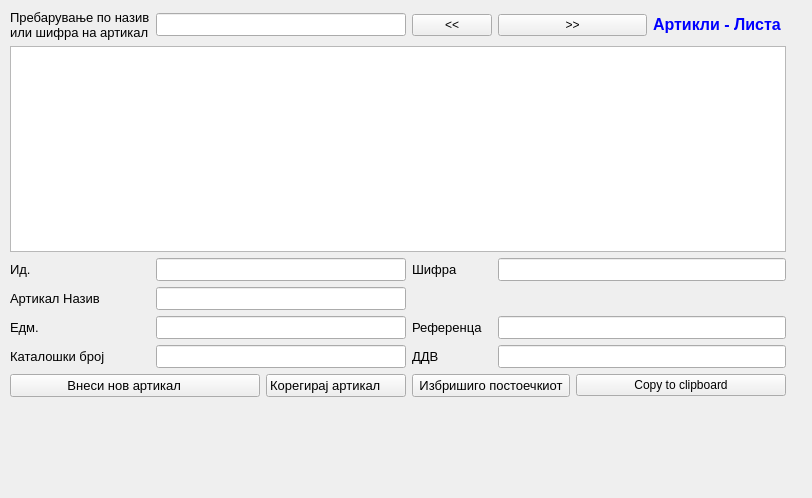
<?xml version="1.0" encoding="UTF-8"?>
<ui version="4.0">
 <class>ArtikliLista</class>
 <widget class="QWidget" name="ArtikliLista">
  <property name="geometry">
   <rect>
    <x>0</x>
    <y>0</y>
    <width>812</width>
    <height>498</height>
   </rect>
  </property>
  <property name="windowTitle">
   <string>Form</string>
  </property>
  <widget class="QWidget" name="layoutWidget">
   <property name="geometry">
    <rect>
     <x>10</x>
     <y>10</y>
     <width>776</width>
     <height>387</height>
    </rect>
   </property>
   <property name="minimumSize">
    <size>
     <width>250</width>
     <height>0</height>
    </size>
   </property>
   <layout class="QGridLayout" name="gridLayout">
    <item row="0" column="0">
     <widget class="QLabel" name="label">
      <property name="font">
       <font>
        <pointsize>10</pointsize>
       </font>
      </property>
      <property name="text">
       <string>Пребарување по назив 
или шифра на артикал</string>
      </property>
     </widget>
    </item>
    <item row="0" column="1" colspan="2">
     <widget class="QLineEdit" name="LE_prebaraj">
      <property name="minimumSize">
       <size>
        <width>250</width>
        <height>0</height>
       </size>
      </property>
      <property name="font">
       <font>
        <pointsize>10</pointsize>
       </font>
      </property>
     </widget>
    </item>
    <item row="0" column="3">
     <widget class="QPushButton" name="pushButton_5">
      <property name="text">
       <string>&lt;&lt;</string>
      </property>
     </widget>
    </item>
    <item row="0" column="4" colspan="2">
     <widget class="QPushButton" name="pushButton_6">
      <property name="text">
       <string>&gt;&gt;</string>
      </property>
     </widget>
    </item>
    <item row="0" column="6">
     <widget class="QLabel" name="label_8">
      <property name="font">
       <font>
        <pointsize>10</pointsize>
       </font>
      </property>
      <property name="text">
       <string>&lt;html&gt;&lt;head&gt;&lt;meta name=&quot;qrichtext&quot; content=&quot;1&quot; /&gt;&lt;style type=&quot;text/css&quot;&gt;
p, li { white-space: pre-wrap; }
&lt;/style&gt;&lt;/head&gt;&lt;body style=&quot; font-family:'MS Shell Dlg 2'; font-size:8.25pt; font-weight:400; font-style:normal; text-decoration:none;&quot;&gt;
&lt;p style=&quot; margin-top:0px; margin-bottom:0px; margin-left:0px; margin-right:0px; -qt-block-indent:0; text-indent:0px; font-size:8pt;&quot;&gt;&lt;span style=&quot; font-size:12pt; font-weight:600; color:#0000ff;&quot;&gt;Артикли - Листа &lt;/span&gt;&lt;/p&gt;&lt;/body&gt;&lt;/html&gt;</string>
      </property>
     </widget>
    </item>
    <item row="1" column="0" colspan="7">
     <widget class="QTableView" name="tableView">
      <property name="palette">
       <palette>
        <active>
         <colorrole role="AlternateBase">
          <brush brushstyle="SolidPattern">
           <color alpha="255">
            <red>228</red>
            <green>228</green>
            <blue>228</blue>
           </color>
          </brush>
         </colorrole>
        </active>
        <inactive>
         <colorrole role="AlternateBase">
          <brush brushstyle="SolidPattern">
           <color alpha="255">
            <red>228</red>
            <green>228</green>
            <blue>228</blue>
           </color>
          </brush>
         </colorrole>
        </inactive>
        <disabled>
         <colorrole role="AlternateBase">
          <brush brushstyle="SolidPattern">
           <color alpha="255">
            <red>228</red>
            <green>228</green>
            <blue>228</blue>
           </color>
          </brush>
         </colorrole>
        </disabled>
       </palette>
      </property>
      <property name="font">
       <font>
        <pointsize>10</pointsize>
       </font>
      </property>
      <property name="alternatingRowColors">
       <bool>true</bool>
      </property>
     </widget>
    </item>
    <item row="2" column="0">
     <widget class="QLabel" name="label_2">
      <property name="font">
       <font>
        <pointsize>10</pointsize>
       </font>
      </property>
      <property name="text">
       <string>Ид.</string>
      </property>
     </widget>
    </item>
    <item row="2" column="1" colspan="2">
     <widget class="QLineEdit" name="le_id">
      <property name="minimumSize">
       <size>
        <width>250</width>
        <height>0</height>
       </size>
      </property>
      <property name="font">
       <font>
        <pointsize>10</pointsize>
       </font>
      </property>
      <property name="readOnly">
       <bool>true</bool>
      </property>
     </widget>
    </item>
    <item row="2" column="3">
     <widget class="QLabel" name="label_3">
      <property name="font">
       <font>
        <pointsize>10</pointsize>
       </font>
      </property>
      <property name="text">
       <string>Шифра</string>
      </property>
     </widget>
    </item>
    <item row="3" column="0">
     <widget class="QLabel" name="label_4">
      <property name="font">
       <font>
        <pointsize>10</pointsize>
       </font>
      </property>
      <property name="text">
       <string>Артикал Назив</string>
      </property>
     </widget>
    </item>
    <item row="3" column="1" colspan="2">
     <widget class="QLineEdit" name="le_artikal_naziv">
      <property name="minimumSize">
       <size>
        <width>250</width>
        <height>0</height>
       </size>
      </property>
      <property name="font">
       <font>
        <pointsize>10</pointsize>
       </font>
      </property>
      <property name="readOnly">
       <bool>true</bool>
      </property>
     </widget>
    </item>
    <item row="4" column="0">
     <widget class="QLabel" name="label_5">
      <property name="font">
       <font>
        <pointsize>10</pointsize>
       </font>
      </property>
      <property name="text">
       <string>Едм.</string>
      </property>
     </widget>
    </item>
    <item row="4" column="1" colspan="2">
     <widget class="QLineEdit" name="le_edm">
      <property name="minimumSize">
       <size>
        <width>250</width>
        <height>0</height>
       </size>
      </property>
      <property name="font">
       <font>
        <pointsize>10</pointsize>
       </font>
      </property>
      <property name="readOnly">
       <bool>true</bool>
      </property>
     </widget>
    </item>
    <item row="4" column="3">
     <widget class="QLabel" name="label_6">
      <property name="font">
       <font>
        <pointsize>10</pointsize>
       </font>
      </property>
      <property name="text">
       <string>Референца</string>
      </property>
     </widget>
    </item>
    <item row="5" column="0">
     <widget class="QLabel" name="label_7">
      <property name="font">
       <font>
        <pointsize>10</pointsize>
       </font>
      </property>
      <property name="text">
       <string>Каталошки број</string>
      </property>
     </widget>
    </item>
    <item row="5" column="1" colspan="2">
     <widget class="QLineEdit" name="le_kataloski_broj">
      <property name="minimumSize">
       <size>
        <width>250</width>
        <height>0</height>
       </size>
      </property>
      <property name="font">
       <font>
        <pointsize>10</pointsize>
       </font>
      </property>
      <property name="readOnly">
       <bool>true</bool>
      </property>
     </widget>
    </item>
    <item row="5" column="3">
     <widget class="QLabel" name="label_13">
      <property name="font">
       <font>
        <pointsize>10</pointsize>
       </font>
      </property>
      <property name="text">
       <string>ДДВ</string>
      </property>
     </widget>
    </item>
    <item row="6" column="0" colspan="2">
     <widget class="QPushButton" name="pb_vnesi_nov">
      <property name="font">
       <font>
        <pointsize>10</pointsize>
       </font>
      </property>
      <property name="text">
       <string>Внеси нов артикал      </string>
      </property>
      <property name="icon">
       <iconset>
        <normaloff>:/sterna/Resources/key_f2.png</normaloff>:/sterna/Resources/key_f2.png</iconset>
      </property>
     </widget>
    </item>
    <item row="6" column="2">
     <widget class="QPushButton" name="pb_koregiraj_postoecki">
      <property name="font">
       <font>
        <pointsize>10</pointsize>
       </font>
      </property>
      <property name="text">
       <string>Корегирај артикал      </string>
      </property>
      <property name="icon">
       <iconset>
        <normaloff>:/sterna/Resources/key_f2.png</normaloff>:/sterna/Resources/key_f2.png</iconset>
      </property>
     </widget>
    </item>
    <item row="6" column="3" colspan="2">
     <widget class="QPushButton" name="pb_izbrisi">
      <property name="enabled">
       <bool>true</bool>
      </property>
      <property name="font">
       <font>
        <pointsize>10</pointsize>
       </font>
      </property>
      <property name="text">
       <string>Избришиго постоечкиот</string>
      </property>
     </widget>
    </item>
    <item row="6" column="5" colspan="2">
     <widget class="QPushButton" name="pb_copy_clipboard">
      <property name="text">
       <string>Copy to clipboard</string>
      </property>
     </widget>
    </item>
    <item row="2" column="4" colspan="3">
     <widget class="QLineEdit" name="le_sifra">
      <property name="minimumSize">
       <size>
        <width>250</width>
        <height>0</height>
       </size>
      </property>
      <property name="font">
       <font>
        <pointsize>10</pointsize>
       </font>
      </property>
      <property name="readOnly">
       <bool>true</bool>
      </property>
     </widget>
    </item>
    <item row="4" column="4" colspan="3">
     <widget class="QLineEdit" name="le_referenca">
      <property name="minimumSize">
       <size>
        <width>250</width>
        <height>0</height>
       </size>
      </property>
      <property name="font">
       <font>
        <pointsize>10</pointsize>
       </font>
      </property>
      <property name="readOnly">
       <bool>true</bool>
      </property>
     </widget>
    </item>
    <item row="5" column="4" colspan="3">
     <widget class="QLineEdit" name="le_ddv">
      <property name="minimumSize">
       <size>
        <width>250</width>
        <height>0</height>
       </size>
      </property>
      <property name="font">
       <font>
        <pointsize>10</pointsize>
       </font>
      </property>
      <property name="readOnly">
       <bool>true</bool>
      </property>
     </widget>
    </item>
   </layout>
  </widget>
 </widget>
 <tabstops>
  <tabstop>LE_prebaraj</tabstop>
  <tabstop>tableView</tabstop>
  <tabstop>pushButton_5</tabstop>
  <tabstop>pushButton_6</tabstop>
  <tabstop>le_id</tabstop>
  <tabstop>le_artikal_naziv</tabstop>
  <tabstop>le_edm</tabstop>
  <tabstop>le_kataloski_broj</tabstop>
  <tabstop>le_sifra</tabstop>
  <tabstop>le_referenca</tabstop>
  <tabstop>le_ddv</tabstop>
  <tabstop>pb_vnesi_nov</tabstop>
  <tabstop>pb_koregiraj_postoecki</tabstop>
  <tabstop>pb_izbrisi</tabstop>
  <tabstop>pb_copy_clipboard</tabstop>
 </tabstops>
 <resources/>
 <connections/>
</ui>
